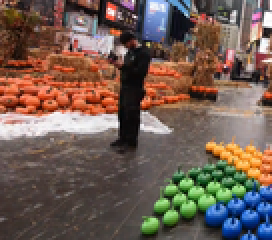
#> input picture images/t1_1.png, 136 x 120 px, shrunk from 398 x 350 before the run (shown 2 times larger)
$ python t1.py
#> lines starting #> are read from the running program, lines starting #| are printed output that depends on the picture; after the words box and inside, x2 and y2 are one past the last pixel; in counts of white or black regions, pixels touching at a corner belong together
#Only add your code inside the function (including newly improted packages)
# You can design a new function and call the new function in the given functions.
# Not following the project guidelines will result in a 10% reduction in grades

import cv2
import random
import numpy as np
import matplotlib.pyplot as plt
from matplotlib.image import imsave

def hamming_distance(x, y):
    dis_array = x ^ y
    dis_sum = np.unpackbits(dis_array).sum()
    return float(dis_sum)

def match(des1,des2,threshold=0.7):
    matches = []
    count = 0
    length = len(des1)
    length2 = len(des2)
    for i in range(length):
        first = (float('inf'),None,None)
        second = (float('inf'),None,None)
        for j in range(length2):
            distance = hamming_distance(des1[i],des2[j])
            if distance < first[0]:
                second = first
                first = (distance,i,j)
            elif distance < second[0]:
                second = (distance,i,j)
        if first[0] < threshold * second[0]:
            matches.append(cv2.DMatch(first[1],first[2],distance))
            count += 1

        print(f'[{i+1}/{length}] {count} matches found',end="\r")
    print(f'[{i+1}/{length}] {count} matches found')
    return matches

def homo(x):
    out = (x[0],x[1],1)
    return out

def cart(x):
    out = []
    for point in x:
        if point[2] != 0:
            out.append([point[0]/point[2],point[1]/point[2]])
        else:
            out.append([0.,0.])
    return np.array(out)


def ransac(kp1,kp2,matches):
    req_prob = 1 - 1e-10
    total = len(matches)
    max_iters = 1000
    sam_pts = max(4,int(len(matches)/10))

    src_pts = np.float32([ homo(kp1[m.queryIdx].pt) for m in matches ])
    dst_pts = np.float32([ kp2[m.trainIdx].pt for m in matches ])

    max_dims = dst_pts.max(axis=0)

    inlier_distance = max_dims[0] * max_dims[1] /1000
    best_case = (0,None,np.zeros(total))
    i = 0
    iters = max_iters
    while iters > i:
        sample  = random.sample(matches,sam_pts)
        sample_src_pts = np.float32([ kp1[m.queryIdx].pt for m in sample ])
        sample_dst_pts = np.float32([ kp2[m.trainIdx].pt for m in sample ])
        M ,mask = cv2.findHomography(sample_src_pts,sample_dst_pts)
        trans_pts = cart(np.dot(M,src_pts.transpose()).transpose())
        inliers = np.sum((trans_pts - dst_pts)**2,axis=1) < inlier_distance
        inlier_count = sum(inliers)
        if inlier_count > best_case[0]:
            best_case = (inlier_count,M,inliers)
            cal_inliers = max(3,inlier_count)
            if cal_inliers/total > 0.95:
                break
            iters = int(min(abs(np.log(1 - req_prob)/np.log(1-(cal_inliers/total)**sam_pts)),max_iters))
        i += 1

    print(f'{best_case[0]} inliers and {len(matches)-best_case[0]} outliers found {i}')

    inlier_src_pts = []
    inlier_dst_pts = []
    for i in range(len(matches)):
        if best_case[2][i]:
            inlier_src_pts.append(kp1[matches[i].queryIdx].pt)
            inlier_dst_pts.append(kp2[matches[i].trainIdx].pt)
    inlier_src_pts = np.float32(inlier_src_pts)
    inlier_dst_pts = np.float32(inlier_dst_pts)
    M ,mask = cv2.findHomography(inlier_src_pts,inlier_dst_pts)
    return M

def warp(img1, img2, M):
    img1_dims = np.array([[[0,0]],[[0,img1.shape[0]]],[[img1.shape[1],img1.shape[0]]],[[img1.shape[1],0]]],dtype=np.float32)
    img2_dims = np.array([[[0,0]],[[0,img2.shape[0]]],[[img2.shape[1],img2.shape[0]]],[[img2.shape[1],0]]],dtype=np.float32)
    img2_trans_dims = cv2.perspectiveTransform(img2_dims, M)
    final_img_dims = np.concatenate((img1_dims, img2_trans_dims), axis=0)
    [xmin, ymin] = np.int32(final_img_dims.min(axis=0).ravel() - 0.5)
    [xmax, ymax] = np.int32(final_img_dims.max(axis=0).ravel() + 0.5)
    Mx = np.array([[1,0,-xmin],[0,1,-ymin],[0,0,1]])
    img2_out = cv2.warpPerspective(img2, Mx.dot(M), (xmax-xmin, ymax-ymin),borderMode=cv2.BORDER_TRANSPARENT)
    img1_out = np.pad(img1,((-ymin,img2_out.shape[0]-(img1.shape[0]-ymin)),(-xmin,img2_out.shape[1]-(img1.shape[1]-xmin)),(0,0)))
    return img1_out,img2_out


def mask1(img1,img2):
    gray1 = 0.2989 * img1[:,:,0] + 0.5870 * img1[:,:,1] + 0.1140 * img1[:,:,2]
    gray2 = 0.2989 * img2[:,:,0] + 0.5870 * img2[:,:,1] + 0.1140 * img2[:,:,2]
    return np.logical_xor(gray1,gray2).astype(int),np.logical_and(gray1,gray2).astype(int)

def mask(img1,img2):
    gray1 = 0.2989 * img1[:,:,0] + 0.5870 * img1[:,:,1] + 0.1140 * img1[:,:,2]
    gray2 = 0.2989 * img2[:,:,0] + 0.5870 * img2[:,:,1] + 0.1140 * img2[:,:,2]
    mask2 = np.logical_and(np.logical_xor(gray1,gray2),np.logical_not(gray1)) * 1
    return mask2.astype(int),np.logical_and(gray1,gray2).astype(int)

def deghost(img0,img1,mask_xor,mask_and):
    h,w = img0.shape[:2]
    refh = np.zeros(img0.shape)
    refw = np.zeros(img0.shape)
    mask_andt = np.tile(mask_and[...,None],3)
    refw[:,0,:] = img0[:,0,:] * mask_andt[:,0,:]
    trackerw = [0]

    last = 0
    for i in range(1,w):
        val0 = ((img0[:,i,:] - refw[:,i-1,:]) * mask_andt[:,i,:]).sum()
        val1 = ((img1[:,i,:] - refw[:,i-1,:]) * mask_andt[:,i,:]).sum()
        if val0 > val1:
            refw[:,i,:] = img0[:,i,:] * mask_andt[:,i,:]
            if last == 1:
                trackerw.append(i)
                last = 0
        else:
            refw[:,i,:] = img1[:,i,:] * mask_andt[:,i,:]
            if last == 0:
                trackerw.append(i)
                last = 1
    if trackerw[-1] != w:
        trackerw.append(w)

    refh = []
    trackerh = []
    for i in range(1,len(trackerw)):
        x = np.zeros((h,trackerw[i]-trackerw[i-1],3))
        x[0,:,:] = img0[0,trackerw[i-1]:trackerw[i],:]
        refh.append(x)
        trackerh.append(np.zeros((h,trackerw[i]-trackerw[i-1])))

    for i,(col,trackh_col) in enumerate(zip(refh,trackerh)):
        for j in range(1,h):
            val0 = ((img0[j,trackerw[i]:trackerw[i+1],:] - col[j-1,:,:]) * mask_andt[j,trackerw[i]:trackerw[i+1],:]).sum()
            val1 = ((img1[j,trackerw[i]:trackerw[i+1],:] - col[j-1,:,:]) * mask_andt[j,trackerw[i]:trackerw[i+1],:]).sum()

            if val0 > val1:
                col[j,:,:] = img0[j,trackerw[i]:trackerw[i+1],:] * mask_andt[j,trackerw[i]:trackerw[i+1],:]
                trackh_col[j,:] = 0 #* mask_and[j,trackerw[i]:trackerw[i+1]]

            else:
                col[j,:,:] = img1[j,trackerw[i]:trackerw[i+1],:] * mask_andt[j,trackerw[i]:trackerw[i+1],:]
                trackh_col[j,:] = 1 #* mask_and[j,trackerw[i]:trackerw[i+1]]
        refh[i] = col.astype('uint8')
        trackerh[i] = trackh_col.astype('uint8')

    img1_mask = (np.hstack(trackerh) * mask_and) + mask_xor
    img0_mask = np.logical_not(img1_mask)

    img1_mask = np.tile(img1_mask[...,None],3)
    img0_mask = np.tile(img0_mask[...,None],3)
    return (img0_mask * img0 +img1_mask * img1).astype('uint8')

def deghost1(img1,img2,mask_xor,mask_and,blend=5):
    w = img1.shape[1]
    same = np.zeros(img1.shape)
    ref = np.zeros(img1.shape)
    mask_and = np.tile(mask_and[...,None],3)
    mask_xor = np.tile(mask_xor[...,None],3)
    same[:,0,:] = img1[:,0,:] * mask_and[:,0,:]
    ref[:,0,:] = img1[:,0,:] * mask_and[:,0,:]
    last = 1
    w1 = 1
    w2 = 0
    for i in range(1,w):
        val1 = ((img1[:,i,:] - ref[:,i-1,:]) * mask_and[:,i,:]).sum()
        val2 = ((img2[:,i,:] - ref[:,i-1,:]) * mask_and[:,i,:]).sum()
        if val1 > val2:
            if last == 2:
                w1,w2 = 0.2,0.8
            else:
                w1 = np.clip(w1 + 1/blend,0,1)
                w2 = np.clip(w2 - 1/blend,0,1)
            same[:,i,:] = w1 * img1[:,i,:] * mask_and[:,i,:] + w2 * img2[:,i,:] * mask_and[:,i,:]
            ref[:,i,:] = img1[:,i,:] * mask_and[:,i,:]
            last = 1
        else:
            if last == 1:
                w1,w2 = 0.8,0.2
            else:
                w1 = np.clip(w1 - 1/blend,0,1)
                w2 = np.clip(w2 + 1/blend,0,1)
            same[:,i,:] = w1 * img1[:,i,:] * mask_and[:,i,:] + w2 * img2[:,i,:] * mask_and[:,i,:]
            ref[:,i,:] = img2[:,i,:] * mask_and[:,i,:]
            last = 2
    diff = (img1 + img2) * mask_xor
    return (same + diff).astype('uint8')


def stitch_background(img1, img2, savepath=''):
    "The output image should be saved in the savepath."
    "Do NOT modify the code provided."

    img1 = cv2.cvtColor(img1, cv2.COLOR_BGR2RGB)
    img2 = cv2.cvtColor(img2, cv2.COLOR_BGR2RGB)


    orb = cv2.ORB_create(nfeatures=2000,scoreType=cv2.ORB_FAST_SCORE)

    kp1 = orb.detect(img1,None)
    kp1, des1 = orb.compute(img1, kp1)

    kp2 = orb.detect(img2,None)
    kp2, des2 = orb.compute(img2, kp2)

    matches = match(des1,des2)

    M = ransac(kp1,kp2,matches)
    a,b = warp(img2,img1,M)
    x,y = mask(a,b)


    x,y = mask(a,b)
    res = deghost(a,b,x,y)

    imsave(savepath,res)

if __name__ == "__main__":
    img1 = cv2.imread('./images/t1_1.png')
#> img1 is the input picture: shape (120, 136, 3); mean B, G, R 83.2, 93.9, 113.8
    img2 = cv2.imread('./images/t1_2.png')
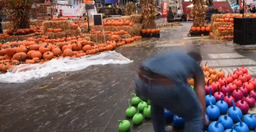
#> input picture images/t1_2.png, 256 x 132 px, shrunk from 749 x 385 before the run
#> img2 is the input picture: shape (132, 256, 3); mean B, G, R 85, 91.1, 117.7
    savepath = 'task1.png'
    stitch_background(img1, img2, savepath=savepath)
#> in stitch_background, `kp1 = orb.detect(img1,None)`: kp1 = 214 keypoints; strongest (x, y, size): (71, 56, 31), (57, 58, 31), (58, 62, 31), (58, 61, 37.2)
#> in stitch_background, `kp2 = orb.detect(img2,None)`: kp2 = 626 keypoints; strongest (x, y, size): (131, 61, 31), (221, 93, 31), (114, 51, 31), (216, 93, 31)
#> in match, `length = len(des1)`: length = 214
#> in match, `length2 = len(des2)`: length2 = 626
#> the loop in match, `for i in range(length):` made 214 passes
#| [1/214] 0 matches found
#| [2/214] 0 matches found
#| [3/214] 0 matches found
#| [4/214] 0 matches found
#| [5/214] 0 matches found
#| [6/214] 0 matches found
#| [7/214] 0 matches found
#| [8/214] 0 matches found
#> (further printed lines are left out)
#| [214/214] 8 matches found
#| 8 inliers and 0 outliers found 7
#> the loop in ransac, `for i in range(len(matches)):` made 8 passes
#> in warp, `img2_out = cv2.warpPerspective(img2, Mx.dot(M), (xmax-xmin, ymax-ymin)..`:
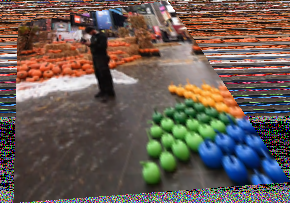
#> img2_out: shape (203, 290, 3); mean R, G, B 106, 92, 84.2
#> in mask, `gray2 = 0.2989 * img2[:,:,0] + 0.5870 * img2[:,:,1] + 0.1140 * img2[:,..`:
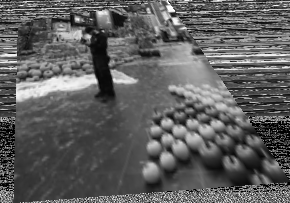
#> gray2: shape (203, 290) float64; min 0, max 255, mean 95.3
#> in mask, `mask2 = np.logical_and(np.logical_xor(gray1,gray2),np.logical_not(gray..`:
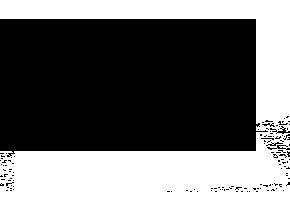
#> mask2: shape (203, 290) int64; values 0 (black) and 1 (white), 41.6% white; 2 white regions (1 under 20 px), largest, box (x1, y1, x2, y2) and area: (0, 0, 290, 203) 24475
#> in stitch_background, `x,y = mask(a,b)`:
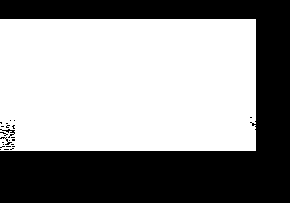
#> y: shape (203, 290) int64; values 0 (black) and 1 (white), 57.1% white; 24 black regions (21 under 20 px), largest, box (x1, y1, x2, y2) and area: (0, 0, 290, 203) 25091, (0, 129, 15, 138) 38, (0, 137, 12, 145) 25
#> after the loop in deghost, `for i in range(1,w):`:
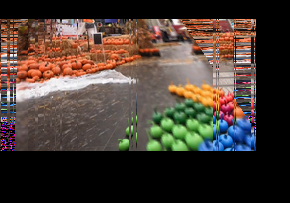
#> refw: shape (203, 290, 3) float64; mean R, G, B 72.8, 59.9, 51.8
#> the loop in deghost, `for i in range(1,len(trackerw)):` made 36 passes
#> after the loop in deghost, `for i in range(1,len(trackerw)):`: x: shape (203, 34, 3) float64; every value is 0
#> the loop in deghost, `for i,(col,trackh_col) in enumerate(zip(refh,trackerh)):` made 36 passes
#> in deghost, `img1_mask = (np.hstack(trackerh) * mask_and) + mask_xor`: img1_mask: shape (203, 290) int64; values 0 (black) and 1 (white), 71.7% white; 179 black regions (156 under 20 px), largest, box (x1, y1, x2, y2) and area: (0, 19, 256, 150) 12650, (213, 69, 256, 119) 1344, (213, 111, 268, 140) 474
#> in deghost, `return (img0_mask * img0 +img1_mask * img1).astype('uint8')`:
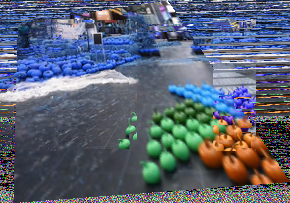
#> returned value: shape (203, 290, 3); mean of channels 0, 1, 2 115.5, 99.4, 90.5; drawn as B, G, R
